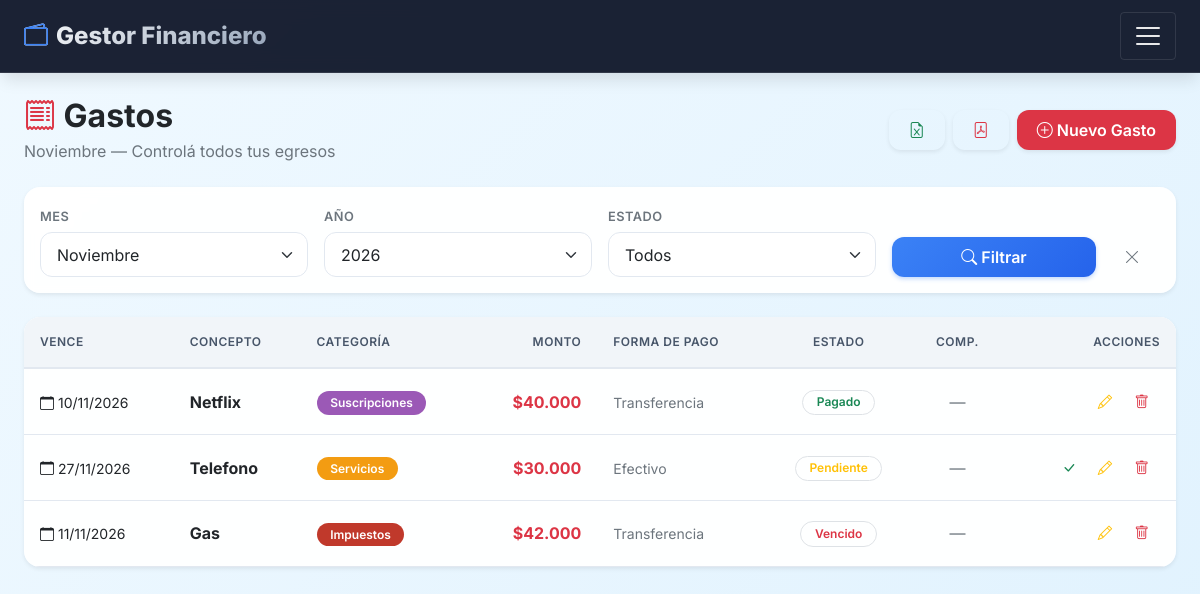
Screenshot of /gastos/ (signed in) with the database file from the repository.
### finances/models.py (models this page shows, shortened)
class Gasto(models.Model):
    FORMA_PAGO_CHOICES = [
        ('efectivo', 'Efectivo'),
        ('transferencia', 'Transferencia'),
        ('tarjeta_credito', 'Tarjeta de Crédito'),
        ('tarjeta_debito', 'Tarjeta de Débito'),
        ('debito_automatico', 'Débito Automático'),
        ('cheque', 'Cheque'),
        ('otro', 'Otro'),
    ]
    ESTADO_CHOICES = [
        ('pendiente', 'Pendiente'),
        ('pagado', 'Pagado'),
        ('vencido', 'Vencido'),
        ('cancelado', 'Cancelado'),
    ]
    PERIODICIDAD_CHOICES = [
        ('unico', 'Único'),
        ('mensual', 'Mensual'),
        ('bimestral', 'Bimestral'),
        ('trimestral', 'Trimestral'),
        ('semestral', 'Semestral'),
        ('anual', 'Anual'),
    ]
    TIPO_CHOICES = [
        ('fijo', 'Fijo'),
        ('servicio', 'Servicio'),
        ('impuesto', 'Impuesto'),
        ('variable', 'Variable'),
        ('otro', 'Otro'),
    ]
    usuario = models.ForeignKey(User, on_delete=models.CASCADE, null=True, blank=True)
    categoria = models.ForeignKey(Categoria, on_delete=models.PROTECT)
    nombre = models.CharField(max_length=200)
    descripcion = models.TextField(blank=True)
    monto = models.DecimalField(max_digits=12, decimal_places=2, null=True, blank=True)
    tipo_gasto = models.CharField(max_length=20, choices=TIPO_CHOICES, default='fijo')
    fecha = models.DateField(default=timezone.now, db_index=True)                    # ← NUEVO
    fecha_vencimiento = models.DateField(null=True, blank=True, db_index=True)       # ← NUEVO
    fecha_pago = models.DateField(null=True, blank=True)
    forma_pago = models.CharField(max_length=20, choices=FORMA_PAGO_CHOICES, default='efectivo')
    estado = models.CharField(
        max_length=15, choices=ESTADO_CHOICES,
        default='pendiente', db_index=True            # ← NUEVO
    )
    comprobante = models.FileField(upload_to='comprobantes/%Y/%m/', null=True, blank=True)
    es_recurrente = models.BooleanField(default=False)
    pago_automatico = models.BooleanField(default=False)
    periodicidad = models.CharField(max_length=20, choices=PERIODICIDAD_CHOICES, default='unico')
    meses_a_generar = models.IntegerField(default=1)
    observaciones = models.TextField(blank=True)
    creado = models.DateTimeField(auto_now_add=True)
    actualizado = models.DateTimeField(auto_now=True)
    class Meta:
        ordering = ['-fecha']
        verbose_name = 'Gasto'
        verbose_name_plural = 'Gastos'
        indexes = [                                      # ← NUEVO
            models.Index(fields=['usuario', 'estado']),
            models.Index(fields=['usuario', 'fecha']),
            models.Index(fields=['usuario', 'fecha_vencimiento']),
        ]

class Categoria(models.Model):
    TIPO_CHOICES = [
        ('ingreso', 'Ingreso'),
        ('gasto', 'Gasto'),
    ]
    usuario = models.ForeignKey(User, on_delete=models.CASCADE, null=True, blank=True)
    nombre = models.CharField(max_length=100)
    tipo = models.CharField(max_length=10, choices=TIPO_CHOICES)
    icono = models.CharField(max_length=50, blank=True)
    color = models.CharField(max_length=7, default='#3498db')
    activo = models.BooleanField(default=True)
    class Meta:
        ordering = ['nombre']
        verbose_name = 'Categoría'
        verbose_name_plural = 'Categorías'
        unique_together = ['usuario', 'nombre']
        indexes = [                                      # ← NUEVO
            models.Index(fields=['usuario', 'tipo', 'activo']),
        ]

### finances/views.py (the view)
# urls.py: path('gastos/', views.lista_gastos, name='lista_gastos'),
@login_required
def lista_gastos(request):
    actualizar_estados(request)
    hoy = hoy_local()
    mes = request.GET.get('mes', hoy.month)
    año = request.GET.get('año', hoy.year)
    estado = request.GET.get('estado', '')
    buscar = request.GET.get('buscar', '')
    gastos = Gasto.objects.filter(usuario=request.user)
    if mes:
        mes = int(mes)
        if año:
            año = int(año)
            gastos = gastos.filter(
                Q(fecha_vencimiento__month=mes, fecha_vencimiento__year=año) |
                Q(fecha_vencimiento__isnull=True, fecha__month=mes, fecha__year=año)
            )
    elif año:
        año = int(año)
        gastos = gastos.filter(
            Q(fecha_vencimiento__year=año) |
            Q(fecha_vencimiento__isnull=True, fecha__year=año)
        )
    if estado:
        gastos = gastos.filter(estado=estado)
    if buscar:
        gastos = gastos.filter(
            Q(nombre__icontains=buscar) |
            Q(categoria__nombre__icontains=buscar)
        )
    gastos = gastos.select_related('categoria').order_by(
        'estado', 'fecha_vencimiento', 'fecha'
    )
    context = {
        'gastos': gastos,
        'nombre_mes': MESES_ES[int(mes)] if mes else '',
        'meses': [(i, MESES_ES[i]) for i in range(1, 13)],
        'años': range(2024, hoy.year + 2),
        'filtros': {
            'mes': int(mes) if mes else '',
            'año': int(año) if año else '',
            'estado': estado,
            'buscar': buscar,
        },
    }
    return render(request, 'finances/lista_gastos.html', context)

### finances/views.py (called while the page is built, shortened)
def hoy_local():
    return timezone.localtime(timezone.now()).date()

def actualizar_estados(request=None):
    hoy = hoy_local()
    if request is not None:
        cobros_qs = Cobro.objects.filter(usuario=request.user)
        gastos_qs = Gasto.objects.filter(usuario=request.user)
    else:
        cobros_qs = Cobro.objects.all()
        gastos_qs = Gasto.objects.all()
    cobros_vencidos = cobros_qs.filter(
        estado__in=['pendiente', 'parcial'],
        fecha_vencimiento__lt=hoy
    )
    cobros_vencidos.update(estado='vencido')
    gastos_qs.filter(
        estado='pendiente',
        fecha_vencimiento__lt=hoy
    ).update(estado='vencido')
    fecha_limite = hoy + timedelta(days=3)
    cobros_proximos = cobros_qs.filter(
        estado__in=['pendiente', 'parcial'],
        fecha_vencimiento__gte=hoy,
        fecha_vencimiento__lte=fecha_limite
    )

### finances/templates/finances/lista_gastos.html (shortened to what this page needs)
{% extends 'finances/base.html' %}
{% load humanize %}
{% block content %}
<div class="d-flex justify-content-between align-items-center mb-4">
    <div>
        <h2 class="fw-bold mb-0">
            <i class="bi bi-receipt text-danger"></i> Gastos
        </h2>
        <p class="text-muted mt-1 mb-0">{{ nombre_mes }} — Controlá todos tus egresos</p>
    </div>
    <div class="d-flex gap-2">
        <a href="{% url 'exportar_gastos_excel' %}?{{ request.GET.urlencode }}" class="btn btn-outline-success shadow-sm" title="Exportar a Excel">
            <i class="bi bi-file-earmark-excel"></i>
        </a>
        <a href="{% url 'exportar_gastos_pdf' %}?{{ request.GET.urlencode }}" class="btn btn-outline-danger shadow-sm" title="Exportar a PDF">
            <i class="bi bi-file-pdf"></i>
        </a>
        <a href="{% url 'crear_gasto' %}" class="btn btn-danger shadow-sm">
            <i class="bi bi-plus-circle"></i> Nuevo Gasto
        </a>
    </div>
</div>
<div class="card border-0 shadow-sm mb-4">
    <div class="card-body">
        <form method="GET" class="row g-3">
            <div class="col-md-3">
                <label class="form-label small text-muted">Mes</label>
                <select name="mes" class="form-select">
                    {% for num, nombre in meses %}
                    <option value="{{ num }}" {% if filtros.mes == num %}selected{% endif %}>{{ nombre }}</option>
                    {% endfor %}
                </select>
            </div>
            <div class="col-md-3">
                <label class="form-label small text-muted">Año</label>
                <select name="año" class="form-select">
                    {% for año in años %}
                    <option value="{{ año }}" {% if filtros.año == año %}selected{% endif %}>{{ año }}</option>
                    {% endfor %}
                </select>
            </div>
            <div class="col-md-3">
                <label class="form-label small text-muted">Estado</label>
                <select name="estado" class="form-select">
                    <option value="">Todos</option>
                </select>
            </div>
            <div class="col-md-3 d-flex align-items-end gap-2">
                <button type="submit" class="btn btn-primary flex-grow-1">
                    <i class="bi bi-search"></i> Filtrar
                </button>
                <a href="{% url 'lista_gastos' %}" class="btn btn-outline-secondary" title="Limpiar">
                    <i class="bi bi-x-lg"></i>
                </a>
            </div>
        </form>
    </div>
</div>
<div class="card border-0 shadow-sm">
    <div class="card-body p-0">
        <div class="table-responsive">
            <table class="table table-hover align-middle mb-0">
                <thead class="table-light">
                    <tr>
                        <th>Vence</th>
                        <th>Concepto</th>
                        <th>Categoría</th>
                        <th class="text-end">Monto</th>
                        <th>Forma de Pago</th>
                        <th class="text-center">Estado</th>
                        <th class="text-center">Comp.</th>
                        <th class="text-end">Acciones</th>
                    </tr>
                </thead>
                <tbody>
                    {% for gasto in gastos %}
                    <tr>
                        <td>
                            <small>
                                <i class="bi bi-calendar"></i>
                                {% if gasto.fecha_vencimiento %}
                                    {{ gasto.fecha_vencimiento|date:"d/m/Y" }}
                                {% else %}
                                    {{ gasto.fecha|date:"d/m/Y" }}
                                {% endif %}
                            </small>
                        </td>
                        <td><strong>{{ gasto.nombre }}</strong></td>
                        <td>
                            <span class="badge" style="background-color: {{ gasto.categoria.color }};">
                                {{ gasto.categoria.nombre }}
                            </span>
                        </td>
                        <td class="text-end text-danger fw-bold">
                            {% if gasto.monto %}
                                ${{ gasto.monto|floatformat:0|intcomma }}
                            {% else %}
                                <span class="badge bg-secondary">S/M</span>
                            {% endif %}
                        </td>
                        <td>
                            <small class="text-muted">{{ gasto.get_forma_pago_display }}</small>
                        </td>
                        <td class="text-center">
                            {% if gasto.estado == 'pagado' %}
                                <span class="badge bg-success-subtle text-success border border-success-subtle">Pagado</span>
                            {% elif gasto.estado == 'pendiente' %}
                                <span class="badge bg-warning-subtle text-warning border border-warning-subtle">Pendiente</span>
                            {% elif gasto.estado == 'vencido' %}
                                <span class="badge bg-danger-subtle text-danger border border-danger-subtle">Vencido</span>
                            {% elif gasto.estado == 'cancelado' %}
                                <span class="badge bg-secondary-subtle text-secondary border border-secondary-subtle">Cancelado</span>
                            {% endif %}
                        </td>
                        <td class="text-center">
                            {% if gasto.comprobante %}
                                <a href="{{ gasto.comprobante.url }}" target="_blank"
                                   class="btn btn-sm btn-outline-info" title="Ver comprobante">
                                    <i class="bi bi-paperclip"></i>
                                </a>
                            {% else %}
                                <span class="text-muted">—</span>
                            {% endif %}
                        </td>
                        <td class="text-end">
                            <div class="btn-group btn-group-sm" role="group">
                                {% if gasto.estado == 'pendiente' %}
                                <a href="{% url 'pagar_gasto' gasto.id %}" class="btn btn-outline-success" title="Marcar como pagado">
                                    <i class="bi bi-check-lg"></i>
                                </a>
                                {% endif %}
                                <a href="{% url 'editar_gasto' gasto.id %}" class="btn btn-outline-warning" title="Editar">
                                    <i class="bi bi-pencil"></i>
                                </a>
                                <form method="post" action="{% url 'eliminar_gasto' gasto.id %}" class="d-inline">
                                    <button type="submit" class="btn btn-outline-danger" title="Eliminar"
                                            onclick="return confirm('¿Eliminar este gasto?')">
                                        <i class="bi bi-trash"></i>
                                    </button>
                                </form>
                            </div>
                        </td>
                    </tr>
                    {% endfor %}
                </tbody>
            </table>
        </div>
    </div>
</div>
{% endblock %}

### finances/templates/finances/base.html (style rules this page uses)
:root { --primary: #0f172a; --primary-light: #1e293b; --accent: #3b82f6; --accent-hover: #2563eb; --success: #10b981; --danger: #ef4444; --warning: #f59e0b; --info: #06b6d4; --gray-50: #f8fafc; --gray-100: #f1f5f9; --gray-200: #e2e8f0; --gray-600: #475569; --gray-800: #1e293b; --shadow-sm: 0 1px 2px 0 rgb(0 0 0 / 0.05); --shadow-md: 0 4px 6px -1px rgb(0 0 0 / 0.1); --shadow-lg: 0 10px 15px -3px rgb(0 0 0 / 0.1); --radius-lg: 1rem; --radius-md: 0.75rem; }
* { margin: 0; padding: 0; box-sizing: border-box; }
body { background: linear-gradient(135deg, #f0f9ff 0%, #e0f2fe 100%); font-family: 'Inter', -apple-system, BlinkMacSystemFont, 'Segoe UI', Roboto, sans-serif; min-height: 100vh; overflow-x: hidden; }
.card { border: none; border-radius: var(--radius-lg); background: rgba(255, 255, 255, 0.95); backdrop-filter: blur(4px); box-shadow: var(--shadow-md); transition: transform 0.2s ease, box-shadow 0.2s ease; overflow: hidden; margin-bottom: 1.5rem; }
.table-responsive { border-radius: var(--radius-md); overflow-x: auto; }
.table { margin-bottom: 0; vertical-align: middle; }
.table thead th { background: var(--gray-100); color: var(--gray-600); font-weight: 600; text-transform: uppercase; font-size: 0.75rem; letter-spacing: 0.5px; padding: 1rem; border-bottom: 2px solid var(--gray-200); }
.table tbody tr { transition: all 0.2s; border-bottom: 1px solid var(--gray-200); }
.table tbody td { padding: 1rem; vertical-align: middle; }
.badge { padding: 0.35rem 0.85rem; font-weight: 600; border-radius: 2rem; font-size: 0.75rem; }
.btn { border-radius: var(--radius-md); font-weight: 600; padding: 0.5rem 1.25rem; transition: all 0.2s; border: none; }
.btn-primary { background: linear-gradient(135deg, var(--accent), var(--accent-hover)); box-shadow: 0 2px 4px rgba(59,130,246,0.3); }
.btn-group .btn { padding: 0.35rem 0.7rem; font-size: 0.9rem; }
.form-select, .form-control { border-radius: var(--radius-md); border: 1px solid var(--gray-200); padding: 0.6rem 1rem; transition: all 0.2s; }
.form-label { font-weight: 600; font-size: 0.8rem; text-transform: uppercase; letter-spacing: 0.5px; color: var(--gray-600); margin-bottom: 0.35rem; }
.card, .metric-card, .alert { animation: fadeInUp 0.4s ease-out; }
.table tbody tr { animation: fadeInUp 0.3s ease-out backwards; }
.mb-4 { margin-bottom: 1.5rem !important; }

### rows the page displays
Gasto: fecha_vencimiento "10/11/2026", nombre "Netflix", categoria.nombre "Suscripciones", monto "40.000", forma_pago "Transferencia", estado "Pagado"
Gasto: fecha_vencimiento "27/11/2026", nombre "Telefono", categoria.nombre "Servicios", monto "30.000", forma_pago "Efectivo", estado "Pendiente"
Gasto: fecha_vencimiento "11/11/2026", nombre "Gas", categoria.nombre "Impuestos", monto "42.000", forma_pago "Transferencia", estado "Vencido"

### other values shown
{{ nombre_mes }} "Noviembre"
form field mes "Noviembre"
form field año "2026"
